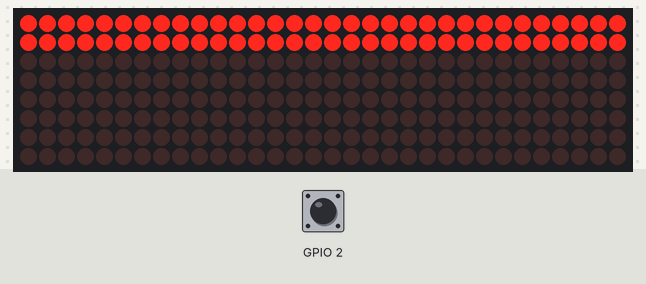
Recording of a program running on a simulated Raspberry Pi (BCM pin numbers). Shown: 32×8 LED matrix. The inputs (shaded band) are chosen by the test bench; at power-on: GPIO 2 HIGH. Random numbers come from a fixed seed; the interpreter's speed is modelled, so counts of loop turns are approximate; the clock reads 2024-03-15 10:24:30 at power-on unless the program sets it.

Above: at 0.52 s.
At 2.31 s:
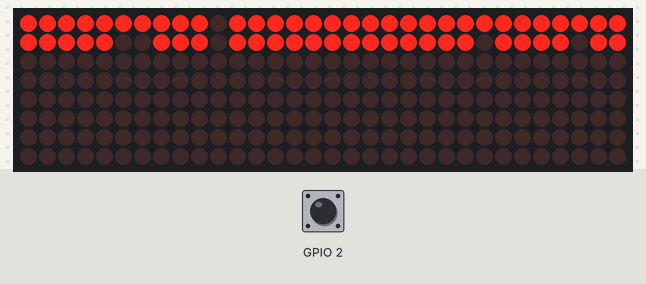
At 11.16 s:
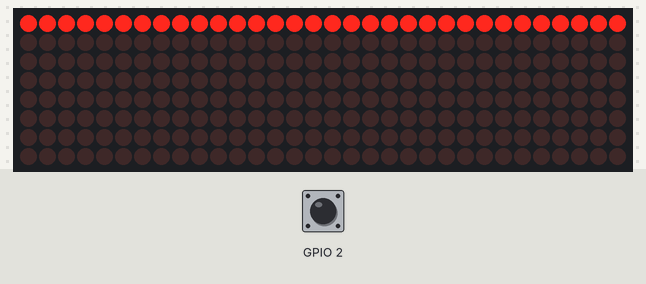
At 18.49 s:
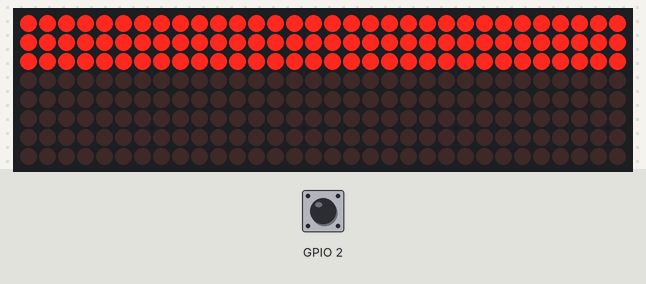
At 27.2 s:
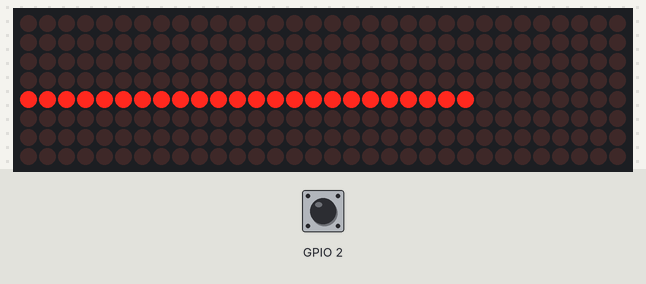
At 38.19 s:
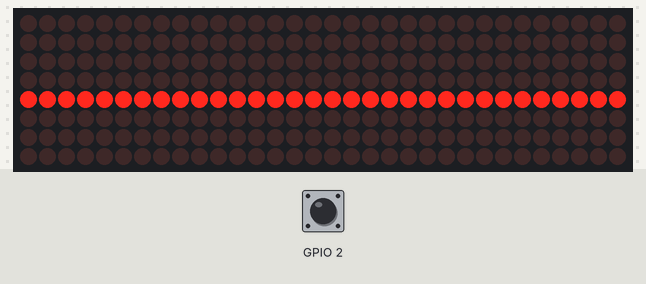

Measured:
- what the display in image 0 shows lasts 0.4 s, from 0.3 s to 0.7 s

The program:

SortVisualizer.py
```python
from time import sleep
from luma.led_matrix.device import max7219
from luma.core.interface.serial import spi, noop
from luma.core.render import canvas
from luma.core.virtual import viewport
from luma.core.legacy import text, show_message
from luma.core.legacy.font import proportional, CP437_FONT, TINY_FONT, SINCLAIR_FONT, LCD_FONT
from dot import Dot
from random import randrange
from RPi import GPIO
import random


FALSE_MIN = 30
FALSE_MAX = 31

TRUE_MIN = 40
TRUE_MAX = 50

serial = spi(port=0, device=0, gpio=noop())
device = max7219(serial, height=8, width=32, block_orientation=-90, rotate=2)
device.contrast(0)

GPIO.setmode(GPIO.BCM)
GPIO.setup(2, GPIO.IN, pull_up_down=GPIO.PUD_UP)

#dotsVariants = [32,64,100,96,128,160,256]
dotsVariants = [32,64,96,128]

def check_button_events(listOfButtonsGPIOsToheck):
	resp = []
	for b in listOfButtonsGPIOsToheck:
		input_state = GPIO.input(b)
		resp.append((b,input_state))
	return resp


class ButtonPressEvent(Exception):
	pass

def bubble_once(theList):

    try:
	    for x in range(len(theList) - 1):
		#sleep(0.0001)
		render_dots()
		button = check_button_events([2])
		if button[0][1] == 1:
			raise ButtonPressEvent("Button pressed by user!")

		#print "List length: %s. Currently at: %s - %s" % (len(theList), theList[x].IntervalTimeTrue, \
		#	theList[x+1].IntervalTimeTrue)
		if theList[x].IntervalTimeTrue > theList[x + 1].IntervalTimeTrue:
		    #print "Swapping at position: %s" % x

		    # swap the coordinates of the 2 dots on the board...
		    temp = theList[x].get_coords()
		    theList[x].move_to(theList[x + 1].get_coords())
		    theList[x + 1].move_to(temp)

		    # then, swap the positions of the two objects in the list!
		    temp = theList[x]
		    theList[x] = theList[x + 1]
	            theList[x + 1] = temp
    except ButtonPressEvent:
	print "Fyi: User pressed button."
	raise


def bubble_all(theList):

    try:
        for x in range(len(theList)):
	    bubble_once(theList)
    except ButtonPressEvent:
	raise

def run_selection_sort():

    newX = 0
    newY = 4
    sortIntervalCounter = 0

    while len(dotsSource) > 0:

	    sortIntervalCounter +=1
	    if sortIntervalCounter > 2:
		sortIntervalCounter = 0

		currentSmallestTrueValue = dotsSource[0].get_interval_time_true()

		for d in dotsSource:
		    curr = d.get_interval_time_true()
		    if curr < currentSmallestTrueValue:
			currentSmallestTrueValue = curr

		for d in dotsSource:
			if d.get_interval_time_true() == currentSmallestTrueValue:

			    d.move_to((newX, newY))

			    if newX == 31:
				 newX = 0
				 newY += 1
			    else:
				 newX += 1

			    dotsSource.remove(d)
			    currentSmallestTrueValue=1000
			    render_dots(dotsSourceOrig)
			    break

def render_dots(theListToRender):
	sleep(0.1)
        whiteDots = []
        blackDots = []
        with canvas(device) as draw:
                for theDot in theListToRender:
                        if theDot.get_current_state() == True:
                                whiteDots.append(theDot.get_coords())
                        else:
                                blackDots.append(theDot.get_coords())
                draw.point(blackDots,fill="black")
                draw.point(whiteDots,fill="white")

def create_dot_instances(numDots):
	################################
	## CREATE DOT INSTANCES       ##
	################################

	dS = []
	dSO = []

	row = -1
	count = 00
	for co in range(numDots):
		count = co%32
		if count == 0: row +=1
		l1 = randrange(FALSE_MIN,FALSE_MAX,1)*0.01
		l2 = randrange(TRUE_MIN,TRUE_MAX,1)*0.01
		#l2 = random.choice([0.10, 0.20, 0.30, 0.40, 0.50])
		theDot = Dot(("dot-instance-%s" % count,l1,l2, (count,row)))
		dS.append(theDot)
		dSO.append(theDot)
	return (dS, dSO)


while True:

	numDots = random.choice(dotsVariants)
	dotsSource, dotsSourceOrig = create_dot_instances(numDots)

	for duration in range(40):

		render_dots(dotsSourceOrig)
		y = check_button_events([2])
		if y == False:
			raise ButtonPressEvent("Button was pressed, and bubbled up!")

		if duration == 20:
			run_selection_sort()
```

dot.py
```python
import time

class Dot:
	def __init__(self, settings=("defaultDot",3,10,(0,0))):
		"""

		Constructor Inputs:
			settings: tuple of:
				1) descriptive name of instance
				2) FALSE interval (seconds)
				3) TRUE interval (seconds)

		"""
		self.creationTime = time.time()
		self.dotName = settings[0]
		self.IntervalTimeTrue = settings[2]
		self.IntervalTimeFalse = settings[1]
		self.IntervalStartTime = time.time()
		self.CurrentState = False
		self.CurrentX = settings[3][0]
		self.CurrentY = settings[3][1]
		self.CurrentState = False


	def set_interval_start_time(self):
		self.IntervalStartTime = time.time()

	def set_x(self,xPos):
		self.CurrentX = xPos

	def set_y(self,yPos):
		self.CurrentY = yPos

	def get_coords(self):
		return (self.CurrentX, self.CurrentY)

	def get_obj_desc(self):
		return (self.dotName)

	def get_interval_time_false(self):
		return (self.IntervalTimeFalse)

	def get_interval_time_true(self):
		return (self.IntervalTimeTrue)


	def move_to(self,coordsTuple):
		self.CurrentX = coordsTuple[0]
		self.CurrentY = coordsTuple[1]

	def get_current_state(self):
		"""
			if current state is TRUE:
				if NOW > STOP INTERVAL TIME, then:
				 	set current state = FALSE
				 	return FALSE
			else:
				if NOW > NEXT INTERVAL START TIME, then:
					if NOW in DURATION OF BLINKING:
						Set current state = TRUE
						set interval_start_time = NOW.
					else:
						set current state = FALSE
		"""

		if self.CurrentState == True:
			if time.time() - self.IntervalStartTime >= self.IntervalTimeTrue:
				self.CurrentState = False
				self.set_interval_start_time()
		else:
			if time.time() - self.IntervalStartTime >= self.IntervalTimeFalse:
				self.CurrentState = True
				self.set_interval_start_time()

		return self.CurrentState
```
